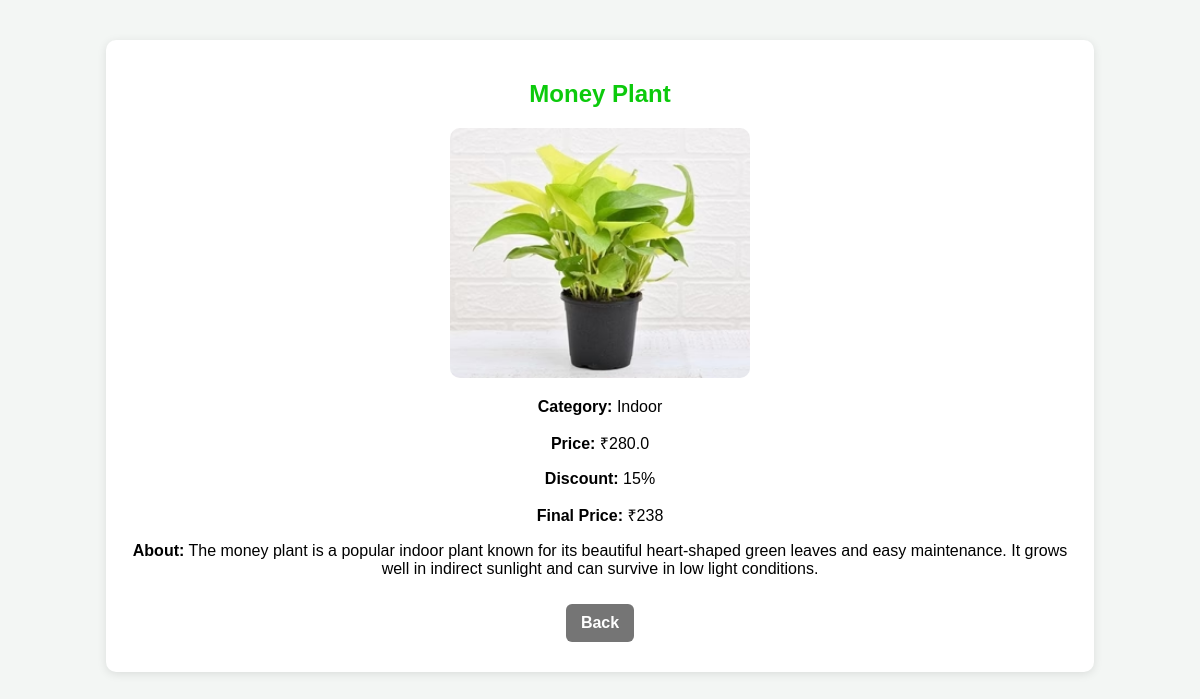
Page /detail/1/ on the committed database.
### app1/models.py (models this page shows)
class Plant(models.Model):
    Choice= [
        ("Indoor", "Indoor"),
        ("Outdoor", "Outdoor"),
        ("Medicinal", "Medicinal"),
        ("Flowering", "Flowering"),
    ]
    name=models.CharField(max_length=100)
    category=models.CharField(max_length=50, choices=Choice)
    price=models.FloatField()
    about=models.TextField()
    image=models.ImageField(upload_to="images/")
    discount_percent=models.IntegerField(null=True)
    def final_price(self):
        if self.discount_percent:
            amount=(self.price*self.discount_percent)/100
            return int(self.price-amount)
        return self.price

### app1/views.py (the view)
# urls.py: path("detail/<int:id>/",plant_detail,name="plant_detail"),
def plant_detail(request, id):
    plant = Plant.objects.get(id=id)
    return render(request, "plant_detail.html", {"plant": plant})

### template/plant_detail.html (shortened to what this page needs)
<!DOCTYPE html>
<html lang="en">
<head>
</head>
<body>
  <div class="container">
    <h2>{{ plant.name }}</h2>
    {% if plant.image %}
      <img src="{{ plant.image.url }}" alt="{{ plant.name }}">
    {% endif %}
    <p><b>Category:</b> {{ plant.category }}</p>
    <p><b>Price:</b> ₹{{ plant.price }}</p>
    <p><b>Discount:</b> {{ plant.discount_percent }}%</p>
    <p><b>Final Price:</b> ₹{{ plant.final_price }}</p>
    <p><b>About:</b> {{ plant.about }}</p>
    <a href="{% url 'app1:plant_list' %}" class="btn back-btn">Back</a>
  </div>
</body>
</html>

### template/plant_detail.html (style rules this page uses)
body { font-family: "Poppins", sans-serif; background-color: #f3f6f4; text-align: center; }
.container { width: 80%; margin: 40px auto; background: white; padding: 20px; border-radius: 10px; box-shadow: 0 2px 10px rgba(0,0,0,0.1); }
h2 { color: rgb(12, 202, 12); }
img { width: 300px; height: 250px; object-fit: cover; border-radius: 10px; }
.btn { display: inline-block; margin: 10px; padding: 10px 15px; border-radius: 6px; text-decoration: none; color: white; font-weight: bold; }
.back-btn { background-color: #757575; }

### rows in the picture
Plant: name "Money Plant", image (picture), category "Indoor", price "280.0", discount_percent "15", final_price "238", about "The money plant is a popular indoor plant known for its beautiful heart-shaped green leaves and easy maintenance. It grows well in indirect sunlight and can survive in low light conditions."
